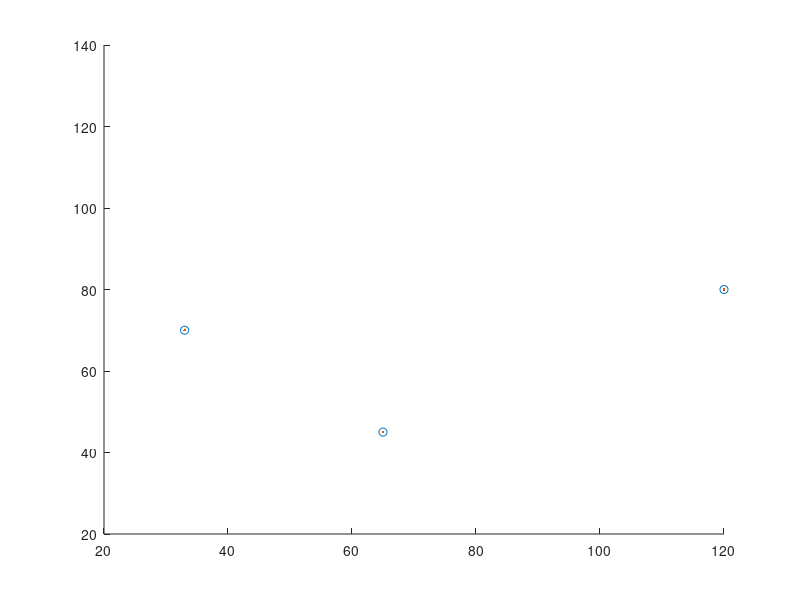

Write MATLAB code to recreate this figure.
% For non self intersecting polygons
clear all; close all; clc;

% polySize = [5 6]';
% nodes = [40 30; 70 50; 80 100; 40 130; 20 120;
%          110 30; 140 50; 150 100; 110 130; 90 120; 75 60];
     
polySize = [5]';
nodes = [40 30; 70 50; 80 100; 40 130; 20 120];

% polySize = [7 6]';
% nodes = [40 30; 80 40; 70 70; 80 90; 80 100; 40 130; 20 120;
%          110 30; 140 50; 150 100; 110 130; 90 120; 75 60];
edges = [];
offset = 0;
for i = 1:size(polySize,1)
    edges_temp = offset+[(1:(polySize(i,1)-1))' (2:polySize(i,1))'; polySize(i,1) 1];
    edges = [edges; edges_temp];
    offset = sum(polySize(1:i,1));
end

polyEdges = cell(size(polySize,1),1);
ctr = 0;
for i = 1:size(polySize,1)
%     polyEdges{i,1} = [ctr+(1:polySize(i)); ctr+(1:polySize(i))];
    polyEdges{i,1} = ctr+(1:polySize(i));
    ctr = sum(polySize(1:i));
end

% x = [33, 70;
% %     [31.15, 70;
%      65, 45;
%      120, 80;
%      95.01, 60;
%      75, 70];
 
 x = [33, 70;
     65, 45;
     120, 80];
%  x = [33, 70];
% s = 100;
% edgeClass = zeros(size(x,1),size(edges,1));
% edgeCon = zeros(size(x,1),size(edges,1));
% path = zeros(size(x,1),size(polySize,1));
% path2 = zeros(size(x,1),size(polySize,1));
% 
% for i = 1:size(edges,1)
%     x1 = x(:,1)-nodes(edges(i,1),1);
%     y1 = x(:,2)-nodes(edges(i,1),2);
%     x2 = nodes(edges(i,2),1)-nodes(edges(i,1),1);
%     y2 = nodes(edges(i,2),2)-nodes(edges(i,1),2);
%     edgeClass(:,i) = 1./(1+exp(s*(x1*y2-y1*x2)));
%     edgeCon(:,i) = -(x1*y2-y1*x2);
% end
% 
% edgeCon2 = -((repmat(x(:,1),1,size(edges,1))...
%     -repmat(nodes(edges(:,1),1)',size(x(:,1),1),1)).*(repmat(nodes(edges(:,2),2)',size(x(:,1),1),1)...
%     -repmat(nodes(edges(:,1),2)',size(x(:,1),1),1))...
%     - (repmat(x(:,2),1,size(edges,1))...
%     -repmat(nodes(edges(:,1),2)',size(x(:,2),1),1)).*(repmat(nodes(edges(:,2),1)',size(x(:,1),1),1)...
%     -repmat(nodes(edges(:,1),1)',size(x(:,1),1),1)));
% 
% ctr = 0;
% for i = 1:size(polySize,1)
%     path(:,i) = sum(edgeClass(:,ctr+(1:polySize(i))),2);
%     poly(:,i) = min(edgeCon(:,ctr+(1:polySize(i))),[],2);
%     ctr = sum(polySize(1:i));
% end

for i = 1:size(polySize,1)
    x1 = nodes(edges(polyEdges{i,1},1),1)'-x(:,1);
    y1 = nodes(edges(polyEdges{i,1},1),2)'-x(:,2);
    x2 = nodes(edges(polyEdges{i,1},2),1)'-x(:,1);
    y2 = nodes(edges(polyEdges{i,1},2),2)'-x(:,2);
    angle = atan2d(y2, x2) - atan2d(y1, x1);
    angle(angle<0) = angle(angle<0) + 360;
    angleSum = sum(abs(angle),2);
%     edgeCon(:,i) = -(x1.*y2-y1.*x2);
%     path2(:,i) = min(-(x1.*y2-y1.*x2),[],2);
%     poly(:,i) = min(-(x1.*y2-y1.*x2),[],2);
end


for i = 1:size(polySize,1)
    x1 = x(:,1)-nodes(edges(polyEdges{i,1},1),1)';
    y1 = x(:,2)-nodes(edges(polyEdges{i,1},1),2)';
    x2 = repmat(nodes(edges(polyEdges{i,1},2),1)'-nodes(edges(polyEdges{i,1},1),1)',size(x,1),1);
    y2 = repmat(nodes(edges(polyEdges{i,1},2),2)'-nodes(edges(polyEdges{i,1},1),2)',size(x,1),1);
%     edgeCon(:,i) = -(x1.*y2-y1.*x2);
%     path2(:,i) = min(-(x1.*y2-y1.*x2),[],2);
    poly(:,i) = min(-(x1.*y2-y1.*x2),[],2);
end


% tol = 1e-6;
% for i = 1:size(x,1)
%     if sum(path(i,:) < (polySize'-tol)) == size(polySize,1)
%         disp('Out');
%     else
%         disp('In');
%     end
% end
% disp(' ');

% path
% path2
% polySize'-tol

for i = 1:size(x,1)
    if poly(i,:) < 0
        disp('Out');
    else
        disp('In');
    end
end


figure;
hold on
scatter(x(:,1),x(:,2),'o');
scatter(x(:,1),x(:,2),'.');
patch('faces',edges(:,1:2),'vertices',nodes, ...
    'FaceColor','w', ...
    'edgecolor',[.1,.1,.1], ...
    'linewidth',1.5) ;